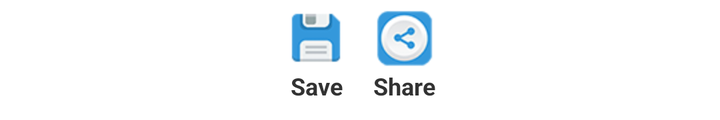
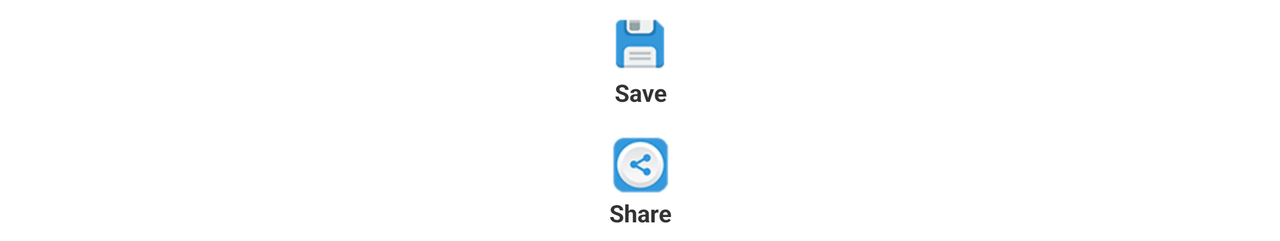

Compare how this app lays out the same screen by default and in its alternative resource folder. The renders come first, then the two layout files and the values they reference.
<!-- AndroidManifest.xml: application theme AppTheme -->
<!-- res/layout/layout_savetool.xml -->
<?xml version="1.0" encoding="utf-8"?>
<LinearLayout xmlns:android="http://schemas.android.com/apk/res/android"
    android:layout_width="wrap_content"
    android:layout_height="wrap_content"
    android:orientation="horizontal"
    android:layout_gravity="center"
    android:id="@+id/laySaveTool">
    <TextView android:id="@+id/txtSaveBmp"
        android:layout_width="wrap_content"
        android:layout_height="wrap_content"
        style="@style/textStyle"
        android:text="@string/save"
        android:drawableTop="@drawable/save_icon"/>
    <TextView android:id="@+id/txtShareBmp"
        android:layout_width="wrap_content"
        android:layout_height="wrap_content"
        style="@style/textStyle"
        android:text="@string/share"
        android:drawableTop="@drawable/share"/>
</LinearLayout>
<!-- resources referenced by this layout -->
<resources>
  <!-- drawable save_icon: png bitmap (drawable-hdpi, 1608 bytes) -->
  <!-- drawable share: png bitmap (drawable-hdpi, 6123 bytes) -->
  <string name="save">Save</string>
  <string name="share">Share</string>
  <style name="textStyle">
          <item name="android:layout_gravity">center_horizontal</item>
          <item name="android:textSize">12sp</item>
          <item name="android:background">@drawable/textview_selector</item>
          <item name="android:textStyle">bold</item>
          <item name="android:gravity">center_horizontal</item>
          
          <item name="android:layout_margin">3dp</item>
          <item name="android:padding">3dp</item>
          <item name="android:focusableInTouchMode">true</item>
          <item name="android:focusable">true</item>
      </style>
  <style name="AppTheme" parent="AppBaseTheme">
          
      </style>
  <!-- drawable textview_selector (drawable) -->
  <?xml version="1.0" encoding="utf-8"?>
  <selector xmlns:android="http://schemas.android.com/apk/res/android" >
      <item android:state_focused="true"> 
          <shape android:shape="rectangle">
              <corners android:radius="2dp"/>
              <gradient android:startColor="#d7ffffff"
                  android:endColor="#d7d0dee7"
                  android:centerX="50%"
                  android:centerY="50%"
                  android:type="linear"/>
          </shape>
      </item>
  </selector>
  <style name="AppBaseTheme" parent="android:Theme.Light">
          
      </style>
</resources>
<!-- res/layout-land/layout_savetool.xml (the repository's variant of the layout above) -->
<!-- drawn on the phone turned sideways -->
<?xml version="1.0" encoding="utf-8"?>
<LinearLayout xmlns:android="http://schemas.android.com/apk/res/android"
    android:layout_width="wrap_content"
    android:layout_height="wrap_content"
    android:orientation="vertical"
    android:layout_gravity="center"
    android:id="@+id/laySaveTool">
    <TextView android:id="@+id/txtSaveBmp"
        android:layout_width="wrap_content"
        android:layout_height="wrap_content"
        style="@style/textStyle"
        android:text="@string/save"
        android:drawableTop="@drawable/save_icon"/>
    <TextView android:id="@+id/txtShareBmp"
        android:layout_width="wrap_content"
        android:layout_height="wrap_content"
        style="@style/textStyle"
        android:text="@string/share"
        android:drawableTop="@drawable/share"/>
</LinearLayout>
